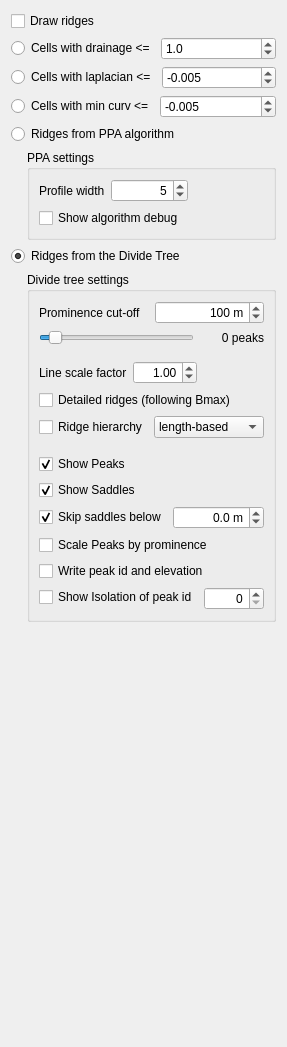
      <widget class="QWidget" name="tabRidges">
       <attribute name="title">
        <string>Ridges net</string>
       </attribute>
       <layout class="QVBoxLayout" name="verticalLayout_12">
        <item>
         <widget class="QCheckBox" name="showRidges">
          <property name="text">
           <string>Draw ridges</string>
          </property>
          <property name="checked">
           <bool>false</bool>
          </property>
         </widget>
        </item>
        <item>
         <layout class="QHBoxLayout" name="horizontalLayout_27">
          <item>
           <widget class="QRadioButton" name="ridges_drainage">
            <property name="text">
             <string>Cells with drainage &lt;=</string>
            </property>
           </widget>
          </item>
          <item>
           <widget class="QDoubleSpinBox" name="ridges_drainageThreshold">
            <property name="decimals">
             <number>1</number>
            </property>
            <property name="maximum">
             <double>100.000000000000000</double>
            </property>
            <property name="value">
             <double>1.000000000000000</double>
            </property>
           </widget>
          </item>
         </layout>
        </item>
        <item>
         <layout class="QHBoxLayout" name="horizontalLayout_36">
          <item>
           <widget class="QRadioButton" name="ridges_laplacian">
            <property name="text">
             <string>Cells with laplacian &lt;=</string>
            </property>
           </widget>
          </item>
          <item>
           <widget class="QDoubleSpinBox" name="ridges_laplacianThreshold">
            <property name="decimals">
             <number>3</number>
            </property>
            <property name="minimum">
             <double>-1.000000000000000</double>
            </property>
            <property name="maximum">
             <double>1.000000000000000</double>
            </property>
            <property name="singleStep">
             <double>0.001000000000000</double>
            </property>
            <property name="value">
             <double>-0.005000000000000</double>
            </property>
           </widget>
          </item>
         </layout>
        </item>
        <item>
         <layout class="QHBoxLayout" name="horizontalLayout_41">
          <item>
           <widget class="QRadioButton" name="ridges_curvature">
            <property name="text">
             <string>Cells with min curv &lt;=</string>
            </property>
           </widget>
          </item>
          <item>
           <widget class="QDoubleSpinBox" name="ridges_curvatureThreshold">
            <property name="decimals">
             <number>3</number>
            </property>
            <property name="minimum">
             <double>-1.000000000000000</double>
            </property>
            <property name="maximum">
             <double>1.000000000000000</double>
            </property>
            <property name="singleStep">
             <double>0.001000000000000</double>
            </property>
            <property name="value">
             <double>-0.005000000000000</double>
            </property>
           </widget>
          </item>
         </layout>
        </item>
        <item>
         <widget class="QRadioButton" name="ridges_PPA">
          <property name="text">
           <string>Ridges from PPA algorithm</string>
          </property>
         </widget>
        </item>
        <item>
         <layout class="QHBoxLayout" name="horizontalLayout_25">
          <item>
           <spacer name="horizontalSpacer">
            <property name="orientation">
             <enum>Qt::Horizontal</enum>
            </property>
            <property name="sizeType">
             <enum>QSizePolicy::Fixed</enum>
            </property>
            <property name="sizeHint" stdset="0">
             <size>
              <width>16</width>
              <height>20</height>
             </size>
            </property>
           </spacer>
          </item>
          <item>
           <widget class="QGroupBox" name="groupBox_6">
            <property name="title">
             <string>PPA settings</string>
            </property>
            <layout class="QVBoxLayout" name="verticalLayout_9">
             <item>
              <layout class="QHBoxLayout" name="horizontalLayout_22">
               <property name="leftMargin">
                <number>0</number>
               </property>
               <item>
                <widget class="QLabel" name="label_24">
                 <property name="sizePolicy">
                  <sizepolicy hsizetype="Minimum" vsizetype="Preferred">
                   <horstretch>0</horstretch>
                   <verstretch>0</verstretch>
                  </sizepolicy>
                 </property>
                 <property name="text">
                  <string>Profile width</string>
                 </property>
                </widget>
               </item>
               <item>
                <widget class="QSpinBox" name="ridges_PPA_profileLength">
                 <property name="sizePolicy">
                  <sizepolicy hsizetype="Expanding" vsizetype="Fixed">
                   <horstretch>0</horstretch>
                   <verstretch>0</verstretch>
                  </sizepolicy>
                 </property>
                 <property name="alignment">
                  <set>Qt::AlignRight|Qt::AlignTrailing|Qt::AlignVCenter</set>
                 </property>
                 <property name="minimum">
                  <number>3</number>
                 </property>
                 <property name="maximum">
                  <number>51</number>
                 </property>
                 <property name="singleStep">
                  <number>2</number>
                 </property>
                 <property name="value">
                  <number>5</number>
                 </property>
                </widget>
               </item>
               <item>
                <spacer name="horizontalSpacer_5">
                 <property name="orientation">
                  <enum>Qt::Horizontal</enum>
                 </property>
                 <property name="sizeHint" stdset="0">
                  <size>
                   <width>40</width>
                   <height>20</height>
                  </size>
                 </property>
                </spacer>
               </item>
              </layout>
             </item>
             <item>
              <widget class="QCheckBox" name="ridges_showPPAdebug">
               <property name="text">
                <string>Show algorithm debug</string>
               </property>
              </widget>
             </item>
            </layout>
           </widget>
          </item>
         </layout>
        </item>
        <item>
         <widget class="QRadioButton" name="ridges_divtree">
          <property name="text">
           <string>Ridges from the Divide Tree</string>
          </property>
          <property name="checked">
           <bool>true</bool>
          </property>
         </widget>
        </item>
        <item>
         <layout class="QHBoxLayout" name="horizontalLayout_26">
          <item>
           <spacer name="horizontalSpacer_4">
            <property name="orientation">
             <enum>Qt::Horizontal</enum>
            </property>
            <property name="sizeType">
             <enum>QSizePolicy::Fixed</enum>
            </property>
            <property name="sizeHint" stdset="0">
             <size>
              <width>16</width>
              <height>20</height>
             </size>
            </property>
           </spacer>
          </item>
          <item>
           <widget class="QGroupBox" name="groupBox_7">
            <property name="title">
             <string>Divide tree settings</string>
            </property>
            <layout class="QVBoxLayout" name="verticalLayout_4">
             <item>
              <layout class="QHBoxLayout" name="horizontalLayout_4">
               <item>
                <widget class="QLabel" name="label_49">
                 <property name="text">
                  <string>Prominence cut-off</string>
                 </property>
                </widget>
               </item>
               <item>
                <widget class="QSpinBox" name="ridges_divtree_promCutoff">
                 <property name="minimumSize">
                  <size>
                   <width>60</width>
                   <height>0</height>
                  </size>
                 </property>
                 <property name="alignment">
                  <set>Qt::AlignRight|Qt::AlignTrailing|Qt::AlignVCenter</set>
                 </property>
                 <property name="suffix">
                  <string> m</string>
                 </property>
                 <property name="maximum">
                  <number>1500</number>
                 </property>
                 <property name="value">
                  <number>100</number>
                 </property>
                </widget>
               </item>
              </layout>
             </item>
             <item>
              <layout class="QHBoxLayout" name="horizontalLayout_45">
               <item>
                <widget class="QSlider" name="ridges_minPromSlider">
                 <property name="maximum">
                  <number>1500</number>
                 </property>
                 <property name="value">
                  <number>100</number>
                 </property>
                 <property name="orientation">
                  <enum>Qt::Horizontal</enum>
                 </property>
                </widget>
               </item>
               <item>
                <widget class="QLabel" name="labelNumPeaks">
                 <property name="minimumSize">
                  <size>
                   <width>64</width>
                   <height>0</height>
                  </size>
                 </property>
                 <property name="text">
                  <string>0 peaks</string>
                 </property>
                 <property name="alignment">
                  <set>Qt::AlignRight|Qt::AlignTrailing|Qt::AlignVCenter</set>
                 </property>
                </widget>
               </item>
              </layout>
             </item>
             <item>
              <spacer name="verticalSpacer_6">
               <property name="orientation">
                <enum>Qt::Vertical</enum>
               </property>
               <property name="sizeType">
                <enum>QSizePolicy::Fixed</enum>
               </property>
               <property name="sizeHint" stdset="0">
                <size>
                 <width>20</width>
                 <height>10</height>
                </size>
               </property>
              </spacer>
             </item>
             <item>
              <layout class="QHBoxLayout" name="horizontalLayout_38">
               <property name="leftMargin">
                <number>0</number>
               </property>
               <item>
                <widget class="QLabel" name="label_45">
                 <property name="text">
                  <string>Line scale factor</string>
                 </property>
                </widget>
               </item>
               <item>
                <widget class="QDoubleSpinBox" name="ridges_level_scale">
                 <property name="minimumSize">
                  <size>
                   <width>64</width>
                   <height>0</height>
                  </size>
                 </property>
                 <property name="alignment">
                  <set>Qt::AlignRight|Qt::AlignTrailing|Qt::AlignVCenter</set>
                 </property>
                 <property name="decimals">
                  <number>2</number>
                 </property>
                 <property name="maximum">
                  <double>20.000000000000000</double>
                 </property>
                 <property name="singleStep">
                  <double>0.500000000000000</double>
                 </property>
                 <property name="value">
                  <double>1.000000000000000</double>
                 </property>
                </widget>
               </item>
               <item>
                <spacer name="horizontalSpacer_8">
                 <property name="orientation">
                  <enum>Qt::Horizontal</enum>
                 </property>
                 <property name="sizeHint" stdset="0">
                  <size>
                   <width>40</width>
                   <height>20</height>
                  </size>
                 </property>
                </spacer>
               </item>
              </layout>
             </item>
             <item>
              <widget class="QCheckBox" name="ridges_divtree_detailed">
               <property name="text">
                <string>Detailed ridges (following Bmax)</string>
               </property>
              </widget>
             </item>
             <item>
              <layout class="QHBoxLayout" name="horizontalLayout_42">
               <item>
                <widget class="QCheckBox" name="ridges_level">
                 <property name="text">
                  <string>Ridge hierarchy</string>
                 </property>
                </widget>
               </item>
               <item>
                <widget class="QComboBox" name="ridges_level_type">
                 <property name="sizePolicy">
                  <sizepolicy hsizetype="Expanding" vsizetype="Fixed">
                   <horstretch>0</horstretch>
                   <verstretch>0</verstretch>
                  </sizepolicy>
                 </property>
                 <item>
                  <property name="text">
                   <string>length-based</string>
                  </property>
                 </item>
                 <item>
                  <property name="text">
                   <string>topographical</string>
                  </property>
                 </item>
                </widget>
               </item>
              </layout>
             </item>
             <item>
              <spacer name="verticalSpacer_12">
               <property name="orientation">
                <enum>Qt::Vertical</enum>
               </property>
               <property name="sizeType">
                <enum>QSizePolicy::Fixed</enum>
               </property>
               <property name="sizeHint" stdset="0">
                <size>
                 <width>20</width>
                 <height>10</height>
                </size>
               </property>
              </spacer>
             </item>
             <item>
              <widget class="QCheckBox" name="ridges_showPeaks">
               <property name="text">
                <string>Show Peaks</string>
               </property>
               <property name="checked">
                <bool>true</bool>
               </property>
              </widget>
             </item>
             <item>
              <widget class="QCheckBox" name="ridges_showSaddles">
               <property name="text">
                <string>Show Saddles</string>
               </property>
               <property name="checked">
                <bool>true</bool>
               </property>
              </widget>
             </item>
             <item>
              <layout class="QHBoxLayout" name="horizontalLayout_32">
               <item>
                <widget class="QCheckBox" name="ridges_ignoreSea">
                 <property name="text">
                  <string>Skip saddles below</string>
                 </property>
                 <property name="checked">
                  <bool>true</bool>
                 </property>
                </widget>
               </item>
               <item>
                <widget class="QDoubleSpinBox" name="ridges_ignoreSea_elev">
                 <property name="alignment">
                  <set>Qt::AlignRight|Qt::AlignTrailing|Qt::AlignVCenter</set>
                 </property>
                 <property name="suffix">
                  <string> m</string>
                 </property>
                 <property name="decimals">
                  <number>1</number>
                 </property>
                 <property name="minimum">
                  <double>-1000.000000000000000</double>
                 </property>
                 <property name="maximum">
                  <double>100000.000000000000000</double>
                 </property>
                </widget>
               </item>
              </layout>
             </item>
             <item>
              <widget class="QCheckBox" name="ridges_showProm">
               <property name="text">
                <string>Scale Peaks by prominence</string>
               </property>
              </widget>
             </item>
             <item>
              <widget class="QCheckBox" name="ridges_displayPeakId">
               <property name="text">
                <string>Write peak id and elevation</string>
               </property>
              </widget>
             </item>
             <item>
              <layout class="QFormLayout" name="formLayout">
               <item row="0" column="0">
                <widget class="QCheckBox" name="ridges_showIsol">
                 <property name="text">
                  <string>Show Isolation of peak id</string>
                 </property>
                </widget>
               </item>
               <item row="0" column="1">
                <widget class="QSpinBox" name="ridges_showIsol_peak">
                 <property name="alignment">
                  <set>Qt::AlignRight|Qt::AlignTrailing|Qt::AlignVCenter</set>
                 </property>
                </widget>
               </item>
              </layout>
             </item>
            </layout>
           </widget>
          </item>
         </layout>
        </item>
          <item>
           <spacer name="verticalSpacer_5">
            <property name="orientation">
             <enum>Qt::Vertical</enum>
            </property>
            <property name="sizeHint" stdset="0">
             <size>
            <width>20</width>
            <height>414</height>
             </size>
            </property>
           </spacer>
          </item>
         </layout>
        </widget>
